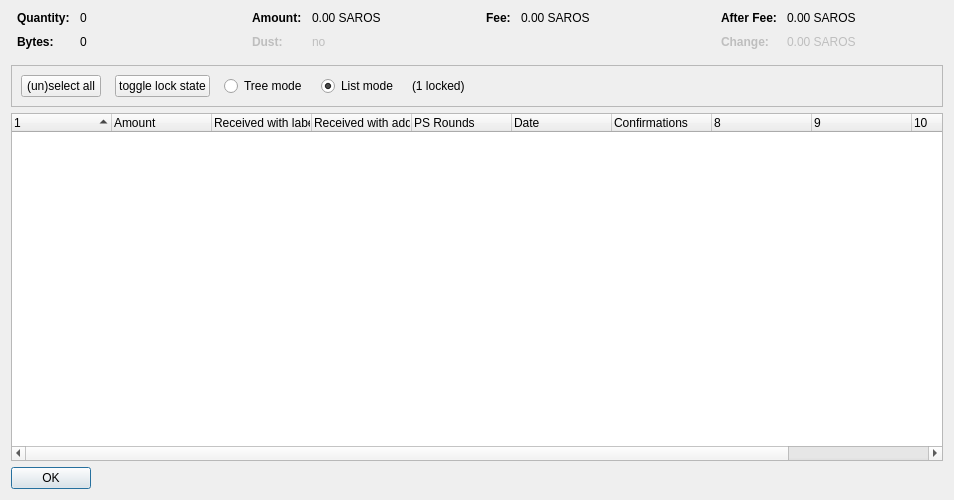
<?xml version="1.0" encoding="UTF-8"?>
<ui version="4.0">
 <class>CoinControlDialog</class>
 <widget class="QDialog" name="CoinControlDialog">
  <property name="geometry">
   <rect>
    <x>0</x>
    <y>0</y>
    <width>954</width>
    <height>500</height>
   </rect>
  </property>
  <property name="windowTitle">
   <string>Coin Selection</string>
  </property>
  <layout class="QVBoxLayout" name="verticalLayout">
   <item>
    <layout class="QHBoxLayout" name="horizontalLayoutTop" stretch="0,0,0,0">
     <property name="topMargin">
      <number>0</number>
     </property>
     <property name="bottomMargin">
      <number>10</number>
     </property>
     <item>
      <layout class="QFormLayout" name="formLayoutCoinControl1">
       <property name="horizontalSpacing">
        <number>10</number>
       </property>
       <property name="verticalSpacing">
        <number>10</number>
       </property>
       <property name="leftMargin">
        <number>6</number>
       </property>
       <property name="rightMargin">
        <number>6</number>
       </property>
       <item row="0" column="0">
        <widget class="QLabel" name="labelCoinControlQuantityText">
         <property name="font">
          <font>
           <weight>75</weight>
           <bold>true</bold>
          </font>
         </property>
         <property name="text">
          <string>Quantity:</string>
         </property>
        </widget>
       </item>
       <item row="0" column="1">
        <widget class="QLabel" name="labelCoinControlQuantity">
         <property name="cursor">
          <cursorShape>IBeamCursor</cursorShape>
         </property>
         <property name="contextMenuPolicy">
          <enum>Qt::ActionsContextMenu</enum>
         </property>
         <property name="text">
          <string notr="true">0</string>
         </property>
         <property name="textInteractionFlags">
          <set>Qt::LinksAccessibleByMouse|Qt::TextSelectableByKeyboard|Qt::TextSelectableByMouse</set>
         </property>
        </widget>
       </item>
       <item row="1" column="0">
        <widget class="QLabel" name="labelCoinControlBytesText">
         <property name="font">
          <font>
           <weight>75</weight>
           <bold>true</bold>
          </font>
         </property>
         <property name="text">
          <string>Bytes:</string>
         </property>
        </widget>
       </item>
       <item row="1" column="1">
        <widget class="QLabel" name="labelCoinControlBytes">
         <property name="cursor">
          <cursorShape>IBeamCursor</cursorShape>
         </property>
         <property name="contextMenuPolicy">
          <enum>Qt::ActionsContextMenu</enum>
         </property>
         <property name="text">
          <string notr="true">0</string>
         </property>
         <property name="textInteractionFlags">
          <set>Qt::LinksAccessibleByMouse|Qt::TextSelectableByKeyboard|Qt::TextSelectableByMouse</set>
         </property>
        </widget>
       </item>
      </layout>
     </item>
     <item>
      <layout class="QFormLayout" name="formLayoutCoinControl2">
       <property name="horizontalSpacing">
        <number>10</number>
       </property>
       <property name="verticalSpacing">
        <number>10</number>
       </property>
       <property name="leftMargin">
        <number>6</number>
       </property>
       <property name="rightMargin">
        <number>6</number>
       </property>
       <item row="0" column="0">
        <widget class="QLabel" name="labelCoinControlAmountText">
         <property name="font">
          <font>
           <weight>75</weight>
           <bold>true</bold>
          </font>
         </property>
         <property name="text">
          <string>Amount:</string>
         </property>
        </widget>
       </item>
       <item row="0" column="1">
        <widget class="QLabel" name="labelCoinControlAmount">
         <property name="cursor">
          <cursorShape>IBeamCursor</cursorShape>
         </property>
         <property name="contextMenuPolicy">
          <enum>Qt::ActionsContextMenu</enum>
         </property>
         <property name="text">
          <string notr="true">0.00 SAROS</string>
         </property>
         <property name="textInteractionFlags">
          <set>Qt::LinksAccessibleByMouse|Qt::TextSelectableByKeyboard|Qt::TextSelectableByMouse</set>
         </property>
        </widget>
       </item>
       <item row="1" column="0">
        <widget class="QLabel" name="labelCoinControlLowOutputText">
         <property name="enabled">
          <bool>false</bool>
         </property>
         <property name="font">
          <font>
           <weight>75</weight>
           <bold>true</bold>
          </font>
         </property>
         <property name="text">
          <string>Dust:</string>
         </property>
        </widget>
       </item>
       <item row="1" column="1">
        <widget class="QLabel" name="labelCoinControlLowOutput">
         <property name="enabled">
          <bool>false</bool>
         </property>
         <property name="cursor">
          <cursorShape>IBeamCursor</cursorShape>
         </property>
         <property name="contextMenuPolicy">
          <enum>Qt::ActionsContextMenu</enum>
         </property>
         <property name="text">
          <string notr="true">no</string>
         </property>
         <property name="textInteractionFlags">
          <set>Qt::LinksAccessibleByMouse|Qt::TextSelectableByKeyboard|Qt::TextSelectableByMouse</set>
         </property>
        </widget>
       </item>
      </layout>
     </item>
     <item>
      <layout class="QFormLayout" name="formLayoutCoinControl3">
       <property name="horizontalSpacing">
        <number>10</number>
       </property>
       <property name="verticalSpacing">
        <number>10</number>
       </property>
       <property name="leftMargin">
        <number>6</number>
       </property>
       <property name="rightMargin">
        <number>6</number>
       </property>
       <item row="0" column="0">
        <widget class="QLabel" name="labelCoinControlFeeText">
         <property name="font">
          <font>
           <weight>75</weight>
           <bold>true</bold>
          </font>
         </property>
         <property name="text">
          <string>Fee:</string>
         </property>
        </widget>
       </item>
       <item row="0" column="1">
        <widget class="QLabel" name="labelCoinControlFee">
         <property name="cursor">
          <cursorShape>IBeamCursor</cursorShape>
         </property>
         <property name="contextMenuPolicy">
          <enum>Qt::ActionsContextMenu</enum>
         </property>
         <property name="text">
          <string notr="true">0.00 SAROS</string>
         </property>
         <property name="textInteractionFlags">
          <set>Qt::LinksAccessibleByMouse|Qt::TextSelectableByKeyboard|Qt::TextSelectableByMouse</set>
         </property>
        </widget>
       </item>
      </layout>
     </item>
     <item>
      <layout class="QFormLayout" name="formLayoutCoinControl4">
       <property name="horizontalSpacing">
        <number>10</number>
       </property>
       <property name="verticalSpacing">
        <number>10</number>
       </property>
       <property name="leftMargin">
        <number>6</number>
       </property>
       <property name="rightMargin">
        <number>6</number>
       </property>
       <item row="0" column="0">
        <widget class="QLabel" name="labelCoinControlAfterFeeText">
         <property name="font">
          <font>
           <weight>75</weight>
           <bold>true</bold>
          </font>
         </property>
         <property name="text">
          <string>After Fee:</string>
         </property>
        </widget>
       </item>
       <item row="0" column="1">
        <widget class="QLabel" name="labelCoinControlAfterFee">
         <property name="cursor">
          <cursorShape>IBeamCursor</cursorShape>
         </property>
         <property name="contextMenuPolicy">
          <enum>Qt::ActionsContextMenu</enum>
         </property>
         <property name="text">
          <string notr="true">0.00 SAROS</string>
         </property>
         <property name="textInteractionFlags">
          <set>Qt::LinksAccessibleByMouse|Qt::TextSelectableByKeyboard|Qt::TextSelectableByMouse</set>
         </property>
        </widget>
       </item>
       <item row="1" column="0">
        <widget class="QLabel" name="labelCoinControlChangeText">
         <property name="enabled">
          <bool>false</bool>
         </property>
         <property name="font">
          <font>
           <weight>75</weight>
           <bold>true</bold>
          </font>
         </property>
         <property name="text">
          <string>Change:</string>
         </property>
        </widget>
       </item>
       <item row="1" column="1">
        <widget class="QLabel" name="labelCoinControlChange">
         <property name="enabled">
          <bool>false</bool>
         </property>
         <property name="cursor">
          <cursorShape>IBeamCursor</cursorShape>
         </property>
         <property name="contextMenuPolicy">
          <enum>Qt::ActionsContextMenu</enum>
         </property>
         <property name="text">
          <string notr="true">0.00 SAROS</string>
         </property>
         <property name="textInteractionFlags">
          <set>Qt::LinksAccessibleByMouse|Qt::TextSelectableByKeyboard|Qt::TextSelectableByMouse</set>
         </property>
        </widget>
       </item>
      </layout>
     </item>
    </layout>
   </item>
   <item>
    <widget class="QFrame" name="frame">
     <property name="minimumSize">
      <size>
       <width>0</width>
       <height>40</height>
      </size>
     </property>
     <property name="frameShape">
      <enum>QFrame::StyledPanel</enum>
     </property>
     <property name="frameShadow">
      <enum>QFrame::Sunken</enum>
     </property>
     <layout class="QHBoxLayout" name="horizontalLayout">
      <item>
       <layout class="QHBoxLayout" name="horizontalLayoutPanel" stretch="0,0,0,0,0,0">
        <property name="spacing">
         <number>14</number>
        </property>
        <item>
         <widget class="QPushButton" name="pushButtonSelectAll">
          <property name="sizePolicy">
           <sizepolicy hsizetype="Maximum" vsizetype="Fixed">
            <horstretch>0</horstretch>
            <verstretch>0</verstretch>
           </sizepolicy>
          </property>
          <property name="text">
           <string>(un)select all</string>
          </property>
          <property name="autoDefault">
           <bool>false</bool>
          </property>
         </widget>
        </item>
        <item>
         <widget class="QPushButton" name="pushButtonToggleLock">
          <property name="sizePolicy">
           <sizepolicy hsizetype="Maximum" vsizetype="Fixed">
            <horstretch>0</horstretch>
            <verstretch>0</verstretch>
           </sizepolicy>
          </property>
          <property name="text">
           <string>toggle lock state</string>
          </property>
          <property name="autoDefault">
           <bool>false</bool>
          </property>
         </widget>
        </item>
        <item>
         <widget class="QRadioButton" name="radioTreeMode">
          <property name="sizePolicy">
           <sizepolicy hsizetype="Maximum" vsizetype="Fixed">
            <horstretch>0</horstretch>
            <verstretch>0</verstretch>
           </sizepolicy>
          </property>
          <property name="text">
           <string>Tree mode</string>
          </property>
         </widget>
        </item>
        <item>
         <widget class="QRadioButton" name="radioListMode">
          <property name="sizePolicy">
           <sizepolicy hsizetype="Maximum" vsizetype="Fixed">
            <horstretch>0</horstretch>
            <verstretch>0</verstretch>
           </sizepolicy>
          </property>
          <property name="text">
           <string>List mode</string>
          </property>
          <property name="checked">
           <bool>true</bool>
          </property>
         </widget>
        </item>
        <item>
         <widget class="QLabel" name="labelLocked">
          <property name="text">
           <string>(1 locked)</string>
          </property>
         </widget>
        </item>
        <item>
         <spacer name="horizontalSpacer">
          <property name="orientation">
           <enum>Qt::Horizontal</enum>
          </property>
          <property name="sizeHint" stdset="0">
           <size>
            <width>40</width>
            <height>20</height>
           </size>
          </property>
         </spacer>
        </item>
       </layout>
      </item>
     </layout>
    </widget>
   </item>
   <item>
    <widget class="CoinControlTreeWidget" name="treeWidget">
     <property name="contextMenuPolicy">
      <enum>Qt::CustomContextMenu</enum>
     </property>
     <property name="sortingEnabled">
      <bool>false</bool>
     </property>
     <property name="columnCount">
      <number>11</number>
     </property>
     <attribute name="headerShowSortIndicator" stdset="0">
      <bool>true</bool>
     </attribute>
     <attribute name="headerStretchLastSection">
      <bool>false</bool>
     </attribute>
     <column>
      <property name="text">
       <string/>
      </property>
     </column>
     <column>
      <property name="text">
       <string>Amount</string>
      </property>
     </column>
     <column>
      <property name="text">
       <string>Received with label</string>
      </property>
     </column>
     <column>
      <property name="text">
       <string>Received with address</string>
      </property>
     </column>
     <column>
      <property name="text">
       <string>PS Rounds</string>
      </property>
     </column>
     <column>
      <property name="text">
       <string>Date</string>
      </property>
     </column>
     <column>
      <property name="text">
       <string>Confirmations</string>
      </property>
      <property name="toolTip">
       <string>Confirmed</string>
      </property>
     </column>
     <column>
      <property name="text">
       <string/>
      </property>
     </column>
     <column>
      <property name="text">
       <string/>
      </property>
     </column>
     <column>
      <property name="text">
       <string/>
      </property>
     </column>
     <column>
      <property name="text">
       <string/>
      </property>
     </column>
    </widget>
   </item>
   <item>
    <widget class="QDialogButtonBox" name="buttonBox">
     <property name="sizePolicy">
      <sizepolicy hsizetype="Maximum" vsizetype="Fixed">
       <horstretch>0</horstretch>
       <verstretch>0</verstretch>
      </sizepolicy>
     </property>
     <property name="orientation">
      <enum>Qt::Horizontal</enum>
     </property>
     <property name="standardButtons">
      <set>QDialogButtonBox::Ok</set>
     </property>
    </widget>
   </item>
  </layout>
 </widget>
 <customwidgets>
  <customwidget>
   <class>CoinControlTreeWidget</class>
   <extends>QTreeWidget</extends>
   <header>coincontroltreewidget.h</header>
  </customwidget>
 </customwidgets>
 <resources/>
 <connections/>
</ui>
